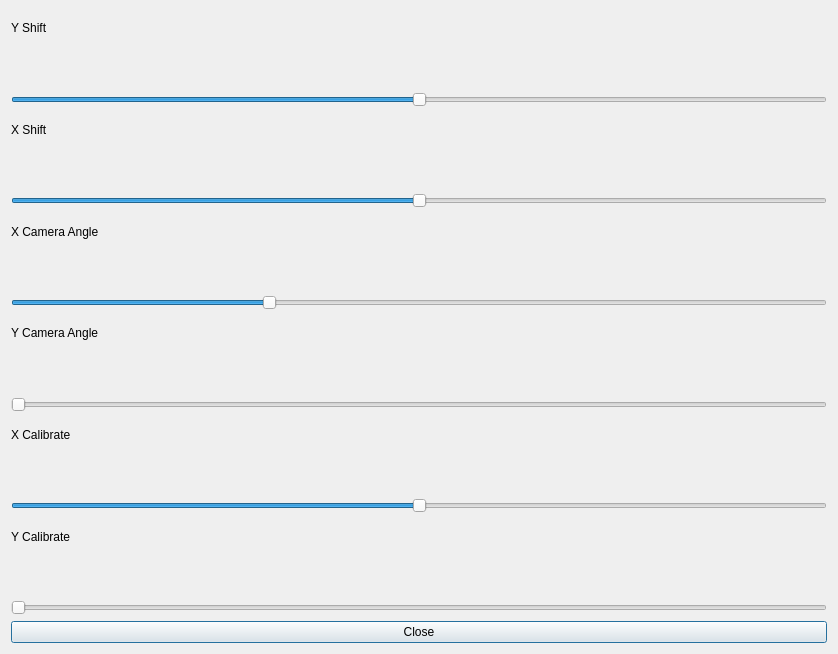
<?xml version="1.0" encoding="UTF-8"?>
<ui version="4.0">
 <class>Settings</class>
 <widget class="QDialog" name="Settings">
  <property name="geometry">
   <rect>
    <x>0</x>
    <y>0</y>
    <width>838</width>
    <height>654</height>
   </rect>
  </property>
  <property name="windowTitle">
   <string>Dialog</string>
  </property>
  <layout class="QVBoxLayout" name="verticalLayout">
   <item>
    <widget class="QLabel" name="label">
     <property name="text">
      <string>Y Shift</string>
     </property>
    </widget>
   </item>
   <item>
    <widget class="QLabel" name="yShiftLabel">
     <property name="text">
      <string/>
     </property>
    </widget>
   </item>
   <item>
    <widget class="QSlider" name="yShiftSlider">
     <property name="minimum">
      <number>-100</number>
     </property>
     <property name="maximum">
      <number>100</number>
     </property>
     <property name="orientation">
      <enum>Qt::Horizontal</enum>
     </property>
    </widget>
   </item>
   <item>
    <widget class="QLabel" name="label_2">
     <property name="text">
      <string>X Shift</string>
     </property>
    </widget>
   </item>
   <item>
    <widget class="QLabel" name="xShiftLabel">
     <property name="text">
      <string/>
     </property>
    </widget>
   </item>
   <item>
    <widget class="QSlider" name="xShiftSlider">
     <property name="minimum">
      <number>-100</number>
     </property>
     <property name="maximum">
      <number>100</number>
     </property>
     <property name="orientation">
      <enum>Qt::Horizontal</enum>
     </property>
    </widget>
   </item>
   <item>
    <widget class="QLabel" name="label_4">
     <property name="text">
      <string>X Camera Angle</string>
     </property>
    </widget>
   </item>
   <item>
    <widget class="QLabel" name="cameraAngleLabel">
     <property name="text">
      <string/>
     </property>
    </widget>
   </item>
   <item>
    <widget class="QSlider" name="cameraAngleSlider">
     <property name="minimum">
      <number>5</number>
     </property>
     <property name="maximum">
      <number>120</number>
     </property>
     <property name="value">
      <number>41</number>
     </property>
     <property name="orientation">
      <enum>Qt::Horizontal</enum>
     </property>
    </widget>
   </item>
   <item>
    <widget class="QLabel" name="label_6">
     <property name="text">
      <string>Y Camera Angle</string>
     </property>
    </widget>
   </item>
   <item>
    <widget class="QLabel" name="yCameraAngleLabel">
     <property name="text">
      <string/>
     </property>
    </widget>
   </item>
   <item>
    <widget class="QSlider" name="yCameraAngleSlider">
     <property name="orientation">
      <enum>Qt::Horizontal</enum>
     </property>
    </widget>
   </item>
   <item>
    <widget class="QLabel" name="label_3">
     <property name="text">
      <string>X Calibrate</string>
     </property>
    </widget>
   </item>
   <item>
    <widget class="QLabel" name="xCalibrateLabel">
     <property name="text">
      <string/>
     </property>
    </widget>
   </item>
   <item>
    <widget class="QSlider" name="xCalibrationSlider">
     <property name="minimum">
      <number>-100</number>
     </property>
     <property name="maximum">
      <number>100</number>
     </property>
     <property name="orientation">
      <enum>Qt::Horizontal</enum>
     </property>
    </widget>
   </item>
   <item>
    <widget class="QLabel" name="label_5">
     <property name="text">
      <string>Y Calibrate</string>
     </property>
    </widget>
   </item>
   <item>
    <widget class="QLabel" name="yCalibrateLabel">
     <property name="text">
      <string/>
     </property>
    </widget>
   </item>
   <item>
    <widget class="QSlider" name="yCalibrationSlider">
     <property name="orientation">
      <enum>Qt::Horizontal</enum>
     </property>
    </widget>
   </item>
   <item>
    <widget class="QPushButton" name="pushButton">
     <property name="text">
      <string>Close</string>
     </property>
    </widget>
   </item>
  </layout>
 </widget>
 <resources/>
 <connections/>
</ui>
